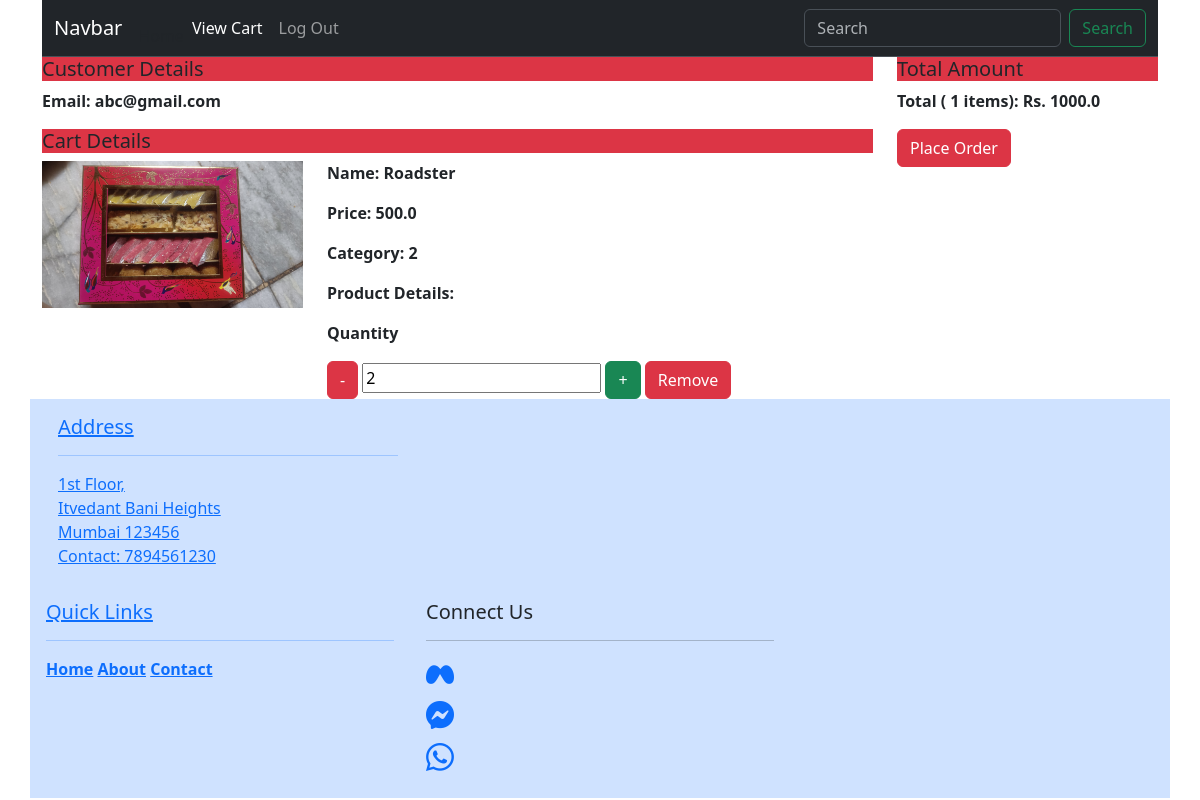
/viewcart (signed in), run on the app's committed database.
### ecommapp/models.py (models this page shows, shortened)
class Cart(models.Model):
    uid = models.ForeignKey(User,on_delete=models.CASCADE,db_column="uid")
    pid = models.ForeignKey(Product,on_delete=models.CASCADE,db_column="pid")
    quantity = models.IntegerField(default=1)

class Product(models.Model):
    CATEGORY_CHOICES=[
        (1,"Mobile"),
        (2,"Clothes"),
        (3,"Shoes")
    ]
    name=models.CharField(max_length=100) # is is use to name the product means table. here we have given a datatype and maximum length of the name
    price = models.FloatField()# we are adding the field in the table
    pdetails = models.CharField(max_length=300)
    category = models.IntegerField(choices=CATEGORY_CHOICES)
    is_active = models.BooleanField(default=True)
    pimage = models.ImageField(upload_to='image')

### ecommapp/views.py (the view)
# urls.py: path('viewcart',views.viewcart),
def viewcart(request):
    context={}
    user_id = request.user.id
    c = Cart.objects.filter(uid = user_id)
    np = len(c)
    context['np']=np
    context['products']=c
    sum = 0
    for i in c:
        sum = sum + i.pid.price*i.quantity
        context['sum']=sum
    return render(request,"cart.html",context)

### templates/cart.html
{% extends "base.html" %}
{% block 'content' %}
{% load static %}
<div class="container">
      <div class="row">
        <div class="col-md-9">
            <h5 class="bg-danger">Customer Details</h5>
            <p><strong>Email: abc@gmail.com</strong></p>
            <h5 class="bg-danger">Cart Details</h5>
            <div class="row">
              {% for p  in products %}
                <div class="col-md-4">
                    <img src="{{p.pid.pimage.url}}" alt="" class="img-fluid">
                </div>
                <div class="col-md-8">
                    <p><strong>Name: {{p.pid.name}}</strong></p>
                    <p><strong>Price: {{p.pid.price}}</strong></p>
                    <p><strong>Category: {{p.pid.category}}</strong></p>
                    <p><strong>Product Details: {{p.pid.productdetails}}</strong></p>
                    <p><strong>Quantity</strong></p>
                    <a href="/updateqty/{{p.id}}/0"> <button class="btn btn-danger">-</button></a>
                    <input type="number" value="{{p.quantity}}">
                    <a href="/updateqty/{{p.id}}/1"> <button class="btn btn-success">+</button></a>
                    <a href="/remove/{{p.id}}"><button class="btn btn-danger">Remove</button></a>
                </div>
                {% endfor %}
            </div>
        </div>
        <div  class="col-md-3">
            <h5 class="bg-danger">Total Amount</h5>
            <p><strong>Total ( {{np}} items): Rs. {{sum}} </strong></p>
          <a href="/placeorder"><button class="btn btn-danger">Place Order</button>
        </div>
      </div>
    </div>
    {% endblock 'content' %}

### data on the page
Cart: pid.pimage (picture), pid.name "Roadster", pid.price "500.0", pid.category "2", quantity "2"

### other printed values
{{ np }} "1"
{{ sum }} "1000.0"
